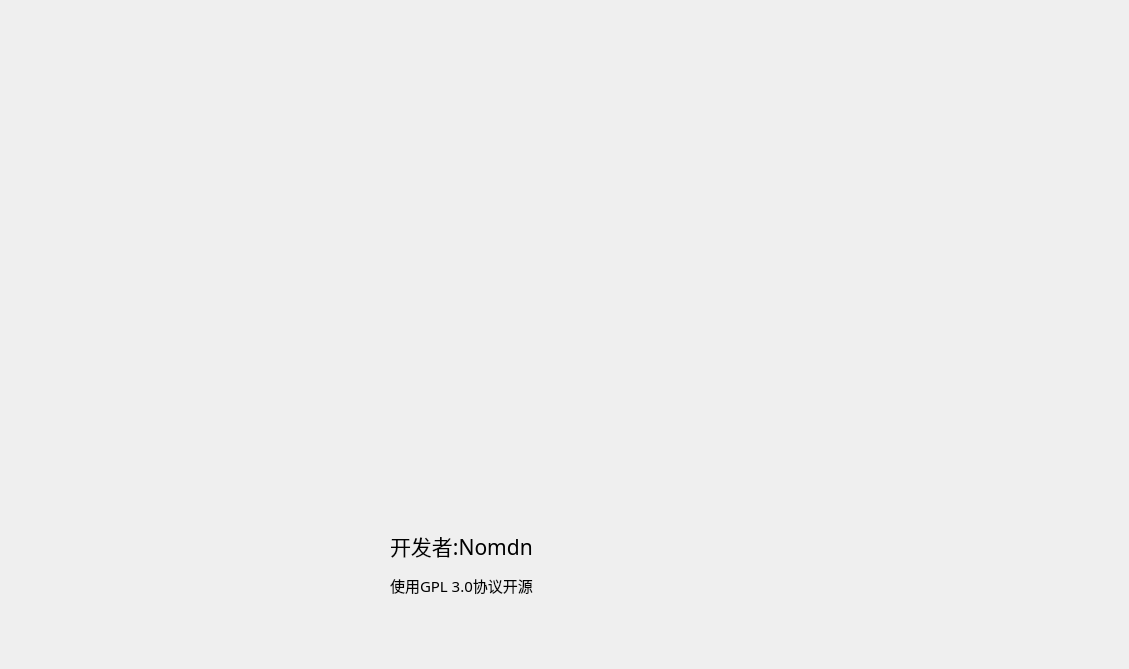
      <widget class="QWidget" name="scrollAreaWidgetContents">
       <property name="geometry">
        <rect>
         <x>0</x>
         <y>0</y>
         <width>1129</width>
         <height>669</height>
        </rect>
       </property>
       <widget class="PixmapLabel" name="PixmapLabel">
        <property name="geometry">
         <rect>
          <x>-40</x>
          <y>0</y>
          <width>1171</width>
          <height>681</height>
         </rect>
        </property>
        <property name="styleSheet">
         <string notr="true">border-image:url(:/background/DAILYBING.COM-ZH-CN-20240105-UHD.JPG)</string>
        </property>
       </widget>
       <widget class="HeaderCardWidget" name="HeaderCardWidget">
        <property name="geometry">
         <rect>
          <x>270</x>
          <y>470</y>
          <width>841</width>
          <height>191</height>
         </rect>
        </property>
        <widget class="TitleLabel" name="TitleLabel_9">
         <property name="geometry">
          <rect>
           <x>120</x>
           <y>50</y>
           <width>201</width>
           <height>51</height>
          </rect>
         </property>
         <property name="font">
          <font>
           <family>微软雅黑</family>
           <pointsize>16</pointsize>
           <weight>50</weight>
           <bold>false</bold>
          </font>
         </property>
         <property name="text">
          <string>开发者:Nomdn</string>
         </property>
        </widget>
        <widget class="TitleLabel" name="TitleLabel_10">
         <property name="geometry">
          <rect>
           <x>120</x>
           <y>90</y>
           <width>201</width>
           <height>51</height>
          </rect>
         </property>
         <property name="font">
          <font>
           <family>微软雅黑</family>
           <pointsize>11</pointsize>
           <weight>50</weight>
           <bold>false</bold>
          </font>
         </property>
         <property name="text">
          <string>使用GPL 3.0协议开源</string>
         </property>
        </widget>
        <widget class="AvatarWidget" name="AvatarWidget">
         <property name="geometry">
          <rect>
           <x>10</x>
           <y>50</y>
           <width>96</width>
           <height>96</height>
          </rect>
         </property>
         <property name="contextMenuPolicy">
          <enum>Qt::DefaultContextMenu</enum>
         </property>
        </widget>
       </widget>
      </widget>
